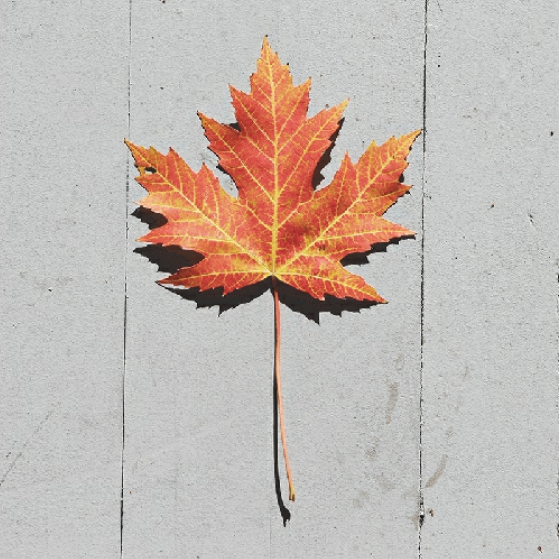
#> input picture img/folha_color.png, 560 x 559 px
$ python 'Histograma de uma imagem binária.py'
#> lines starting #> are read from the running program, lines starting #| are printed output that depends on the picture; after the words box and inside, x2 and y2 are one past the last pixel; in counts of white or black regions, pixels touching at a corner belong together
import cv2
from cv2 import COLOR_BGR2GRAY
from matplotlib import pyplot
img = cv2.imread("../img/folha_color.png")
#> img is the input picture: shape (559, 560, 3); mean B, G, R 178.8, 185.1, 195.9
img_cinza = cv2.cvtColor(img, COLOR_BGR2GRAY)
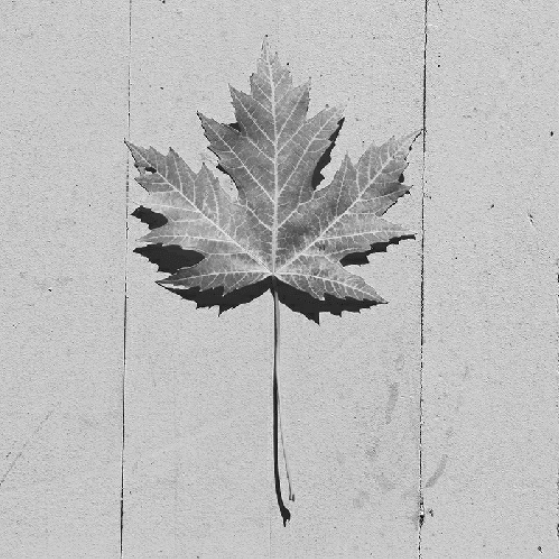
#> img_cinza: shape (559, 560); min 4, max 255, mean 187.5
altura = img.shape[0]
#> altura = 559
largura = img.shape[1]
#> largura = 560

for i in range(0, altura):
    for j in range(0,largura):
        if img_cinza[i][j]>170:
            img_cinza[i][j]=255
        else:
            img_cinza[i][j]=0
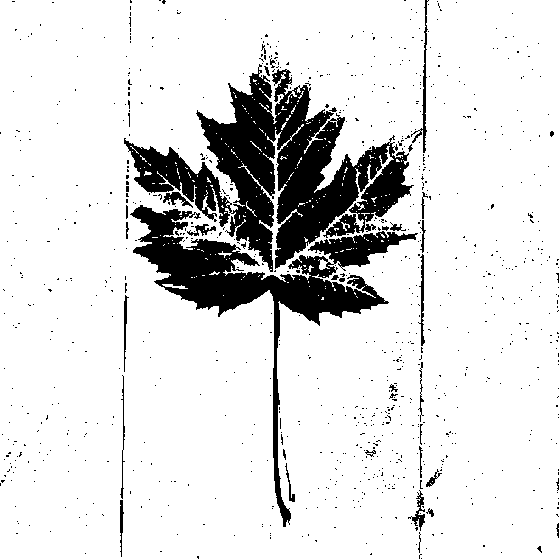
#> img_cinza: shape (559, 560); 86.8% white; 916 black regions (883 under 20 px), largest, box (x1, y1, x2, y2) and area: (124, 64, 414, 272) 22865, (130, 205, 418, 527) 13945, (411, 0, 429, 153) 426

cv2.imshow("Preto e branco", img_cinza)
cv2.imwrite("../img/folha_color em 2 canais.png", img_cinza)
cv2.waitKey(0)
